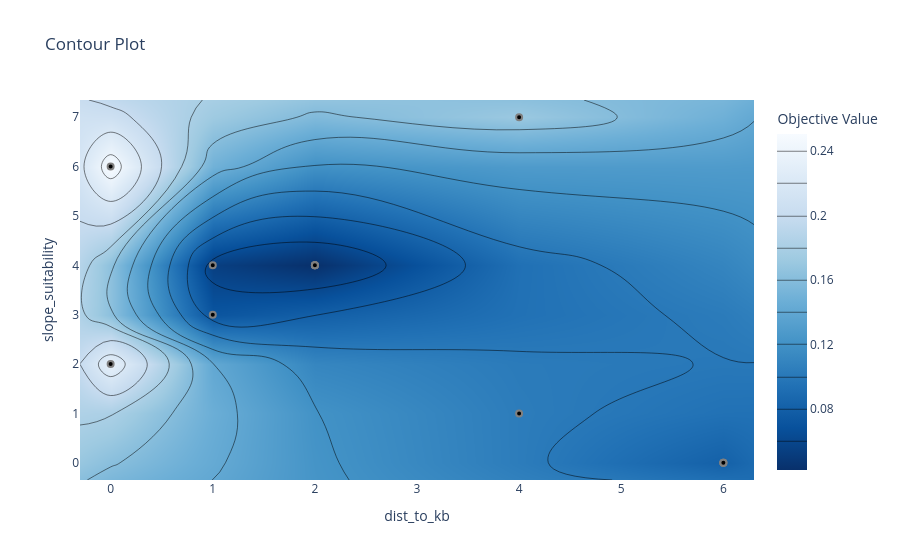

Notebook source saved alongside this figure:
### Code cell
#optuna.visualization.plot_parallel_coordinate(study)
#optuna.visualization.plot_slice(study)
available_params = set()
for trial in study.trials:
    available_params.update(trial.params.keys())

optuna.visualization.plot_contour(study, params=['slope_suitability','dist_to_kb'])
#print(available_params)

### Figure 1 — Plotly figure (JSON) as saved in the notebook; plotly's stock layout.template omitted (floating-point values rounded to 4 significant figures)
{"data": [{"colorbar": {"title": {"text": "Objective Value"}}, "colorscale": [[0.0, "rgb(247,251,255)"], [0.125, "rgb(222,235,247)"], [0.25, "rgb(198,219,239)"], [0.375, "rgb(158,202,225)"], [0.5, "rgb(107,174,214)"], [0.625, "rgb(66,146,198)"], [0.75, "rgb(33,113,181)"], [0.875, "rgb(8,81,156)"], [1.0, "rgb(8,48,107)"]], "connectgaps": true, "contours": {"coloring": "heatmap"}, "hoverinfo": "none", "line": {"smoothing": 1.3}, "reversescale": true, "x": [-0.3, 0, 1, 2, 4, 6, 6.3], "y": [-0.35, 0, 1, 2, 3, 4, 6, 7, 7.35], "z": [[NaN, NaN, NaN, NaN, NaN, NaN, NaN], [NaN, NaN, NaN, NaN, NaN, 0.08101, NaN], [NaN, NaN, NaN, NaN, 0.1032, NaN, NaN], [NaN, 0.2333, NaN, NaN, NaN, NaN, NaN], [NaN, NaN, 0.07145, NaN, NaN, NaN, NaN], [NaN, NaN, 0.05381, 0.04205, NaN, NaN, NaN], [NaN, 0.2506, NaN, NaN, NaN, NaN, NaN], [NaN, NaN, NaN, NaN, 0.1708, NaN, NaN], [NaN, NaN, NaN, NaN, NaN, NaN, NaN]], "type": "contour"}, {"marker": {"color": "black", "line": {"color": "Gray", "width": 2.0}}, "mode": "markers", "name": "Feasible Trial", "showlegend": false, "x": [2, 6, 1, 1, 4, 2, 6, 2, 6, 2, 4, 0, 0], "y": [4, 0, 4, 3, 1, 4, 0, 4, 0, 4, 7, 6, 2], "type": "scatter"}, {"marker": {"color": "#cccccc", "line": {"color": "Gray", "width": 2.0}}, "mode": "markers", "name": "Infeasible Trial", "showlegend": false, "x": [], "y": [], "type": "scatter"}], "layout": {"title": {"text": "Contour Plot"}, "xaxis": {"title": {"text": "dist_to_kb"}, "range": [-0.3, 6.3]}, "yaxis": {"title": {"text": "slope_suitability"}, "range": [-0.35, 7.35]}}}
